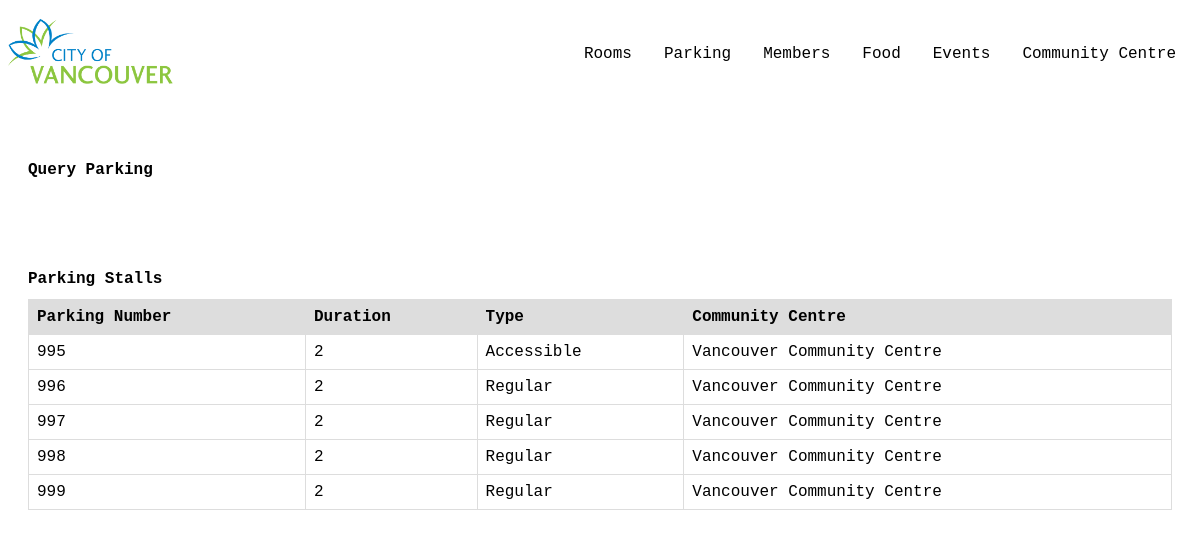
Screenshot of /parking.php with the database file from the repository.
### tables this page shows
CREATE TABLE Parking_Stall(
Parking_Num INTEGER,
Duration Real DEFAULT 2.00,
Type CHAR(20),
Community_Centre CHAR(50),
PRIMARY KEY (Parking_Num),
FOREIGN KEY (Community_Centre) REFERENCES Community_Centre(Name) ON DELETE CASCADE ON UPDATE CASCADE
);

### parking.php (the view, shortened to what this page needs)
<html>
<head>
<link rel="stylesheet" href="css/style.css">
</head>
<ul>
    <li style="float:left"><img src="img/logo.png" alt="logo" width="165" height="87"></li>
    <li><a href="index.php">Community Centre</a></li>
    <li><a href="events.php">Events</a></li>
    <li><a href="food.php">Food</a></li>
    <li><a href="members.php">Members</a></li>
    <li><a href="parking.php">Parking</a></li>
    <li><a href="rooms.php">Rooms</a></li>
</ul>
<div style="padding:20px;margin-top:30px;background-color:#ffffff;">
    <h1>Query Parking</h1>
</div>
<div style="padding:20px;margin-top:30px;background-color:#ffffff;">
    <h1>Parking Stalls</h1>
    <?php
        $servername = "localhost";
        $username = "root";
        $password = "root";
        $dbname = "community-centre";
        $conn = new mysqli($servername, $username, $password, $dbname);
        $sql = "SELECT * FROM Parking_Stall";
        $result = $conn->query($sql);
        if ($result->num_rows > 0) {
            echo "<table> <tr>
                    <th> Parking Number </th>
                    <th> Duration </th>
                    <th> Type </th>
                    <th> Community Centre </th>
                    </tr>";
            while($row = $result->fetch_assoc()) {
                echo "<tr>";
                echo "<td>". $row["Parking_Num"]. "</td>".
                    "<td>". $row["Duration"]. "</td>".
                    "<td>". $row["Type"]. "</td>".
                    "<td>". $row["Community_Centre"]. "</td>";
                echo "</tr>";
            }
            echo "</table>";
        } else {
            echo "0 results";
        }
    ?>
</div>
</html>

### css/style.css (style rules this page uses)
html * { font-size: 1em !important; color: rgb(0, 0, 0) !important; font-family: "Lucida Console", "Courier New", monospace; }
ul { list-style-type: none; margin: 0; padding: 0; overflow: hidden; background-color: white; }
li { float: right; }
li a { display: block; color: white; text-align: center; padding: 37px 16px; text-decoration: none; }
table { border-collapse: collapse; width: 100%; }
td, th { border: 1px solid #dddddd; text-align: left; padding: 8px; }
tr:first-child { background-color: #dddddd; }

### rows the page displays
parking_stall: Parking_Num "995", Duration "2", Type "Accessible", Community_Centre "Vancouver Community Centre"
parking_stall: Parking_Num "996", Duration "2", Type "Regular", Community_Centre "Vancouver Community Centre"
parking_stall: Parking_Num "997", Duration "2", Type "Regular", Community_Centre "Vancouver Community Centre"
parking_stall: Parking_Num "998", Duration "2", Type "Regular", Community_Centre "Vancouver Community Centre"
parking_stall: Parking_Num "999", Duration "2", Type "Regular", Community_Centre "Vancouver Community Centre"
